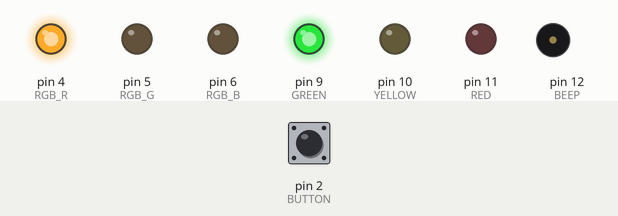
This sketch was run on a simulated Arduino Uno, built with avr-gcc and run on an emulated ATmega328P. Parts: output pins drawn as LEDs (lit = HIGH), buzzer (waves = sounding, pin HIGH). The inputs (shaded band) are chosen by the test bench; at power-on: pin 2 (BUTTON) HIGH.

Above: at 1.0 s.
At 2.5 s:
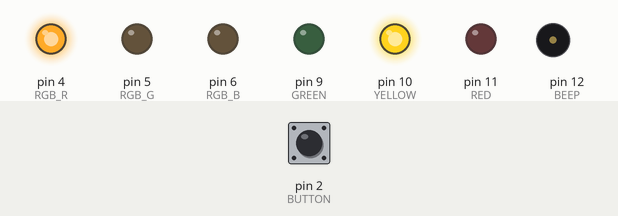
At 4.0 s:
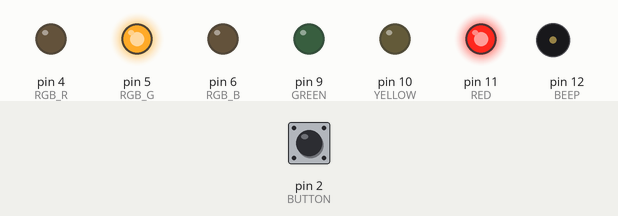
Timing chart, 0 to 6.5 s (numbered marks = the images above):
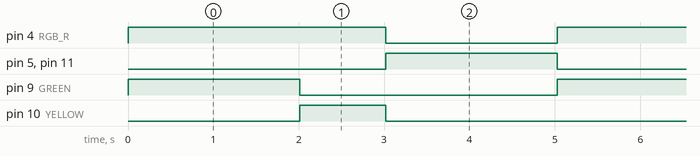

The sketch:

01_trafficLight.ino
```cpp
int GREEN = 9;
int YELLOW = 10;
int RED = 11;
int RGB_R = 4;
int RGB_G = 5;
int RGB_B = 6;
int BUTTON = 2;
int BEEP = 12;

int flag = 0;
int wait = 0;
int mode = 0;

void setup(){
  pinMode(GREEN,OUTPUT);
  pinMode(YELLOW,OUTPUT);
  pinMode(RED,OUTPUT);
  pinMode(RGB_R,OUTPUT);
  pinMode(RGB_G,OUTPUT);
  pinMode(RGB_B,OUTPUT);
  pinMode(BEEP,OUTPUT);
  pinMode(BUTTON,INPUT_PULLUP);
  Serial.begin(9600);
  attachInterrupt(INT0,event,CHANGE);
}

//RGB color() 만들기
void color(int g, int y, int r, int rgb_r, int rbg_g){
  //운전자
  if(g==1)  digitalWrite(GREEN, HIGH);
  else digitalWrite(GREEN, LOW);
  if(y==1)  digitalWrite(YELLOW, HIGH);
  else digitalWrite(YELLOW, LOW);
  if(r==1)  digitalWrite(RED, HIGH);
  else digitalWrite(RED, LOW);

  //보행자
  if(rgb_r==1)  digitalWrite(RGB_R, HIGH);
  else digitalWrite(RGB_R, LOW);
  if(rbg_g==1)  digitalWrite(RGB_G, HIGH);
  else digitalWrite(RGB_G, LOW);
}

void event(){
  flag = 1;
  mode = 3;
  digitalWrite(BEEP,HIGH);
  delay(300);
  digitalWrite(BEEP,LOW);
}

void waiting(){
  for(int i=0; i<wait; i++){
    if(flag){
      flag = 0;
      return;
    }
    delay(1);
  }
}
void loop(){

  switch(mode){
    case 1:
        color(1,0,0,1,0);
        wait = 2000;
        break;

    case 2:
        color(0,1,0,1,0);
        wait = 1000;
        break;

    case 3:
        color(0,0,1,0,1);
        wait = 2000;
        break;

    default :
        wait = 0;
        mode = 0;
  }
  mode++;
  waiting();
}
```

Measured:
- by itself, pin 4 (RGB_R): alternates HIGH for 3.0 s and LOW for 2.0 s
- by itself, pin 5 (RGB_G), pin 9 (GREEN), pin 11 (RED): alternates HIGH for 2.0 s and LOW for 3.0 s
- by itself, pin 10 (YELLOW): alternates HIGH for 1.0 s and LOW for 4.0 s
